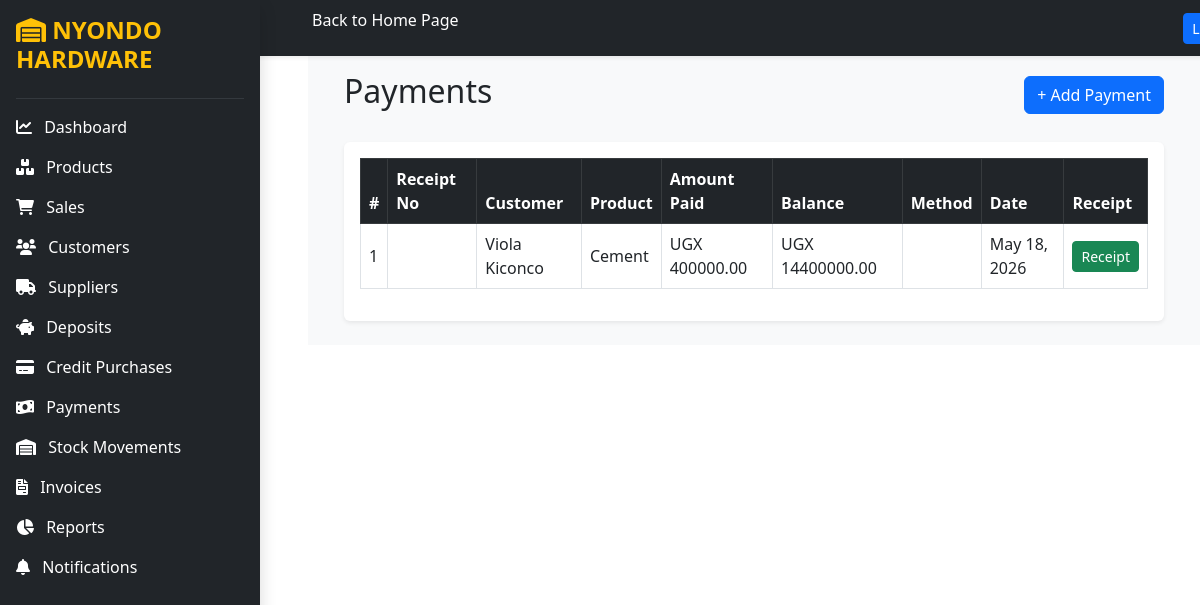
The page /payments/ on the database its author committed.
### core/models.py (models this page shows, shortened)
class Payment(models.Model):
    credit_purchase = models.ForeignKey(CreditPurchase,on_delete=models.CASCADE)
    amount_paid = models.DecimalField(max_digits=10,decimal_places=2,validators=[MinValueValidator(1)])
    payment_date = models.DateField(auto_now_add=True)
    balance_after_payment = models.DecimalField(max_digits=10,decimal_places=2,validators=[MinValueValidator(0)])

class CreditPurchase(models.Model):
    PAYMENT_STATUS = (
        ('Pending', 'Pending'),
        ('Paid', 'Paid'),
    )
    customer = models.ForeignKey(Customer,on_delete=models.CASCADE)
    product = models.ForeignKey(Product,on_delete=models.CASCADE)
    quantity = models.IntegerField(validators=[MinValueValidator(1)])
    price_per_item = models.DecimalField(max_digits=10,decimal_places=2,validators=[MinValueValidator(0)])
    total_amount = models.DecimalField(max_digits=10,decimal_places=2,validators=[MinValueValidator(0)])
    amount_paid = models.DecimalField(max_digits=10,decimal_places=2,validators=[MinValueValidator(0)])
    balance = models.DecimalField(max_digits=10,decimal_places=2,validators=[MinValueValidator(0)])
    payment_status = models.CharField(max_length=20,choices=PAYMENT_STATUS,default='Pending')
    date = models.DateField(auto_now_add=True)

class Customer(models.Model):
    full_name = models.CharField(max_length=200,validators=[MinLengthValidator(3)])
    nin = models.CharField(max_length=20,unique=True,validators=[MinLengthValidator(5),nin_validator])
    phone = models.CharField(max_length=15,unique=True,validators=[phone_validator])

class Product(models.Model):
    name = models.CharField(max_length=100,validators=[MinLengthValidator(2)])
    category = models.CharField(max_length=100,validators=[MinLengthValidator(2)])
    unit_cost = models.DecimalField(max_digits=10,decimal_places=2,validators=[MinValueValidator(0)])
    selling_price = models.DecimalField(max_digits=10,decimal_places=2,validators=[MinValueValidator(0)])
    stock_quantity = models.IntegerField(validators=[MinValueValidator(0)])

### core/views.py (the view)
# urls.py: path('payments/',views.payments,name='payments'),
def payments(request):
    payments = Payment.objects.all().order_by('-payment_date')
    context = {'payments': payments}
    return render(request,'payments.html',context)

### core/templates/payments.html
{% extends 'base.html' %} {% block content %}
<div class="container mt-5">
  <div class="d-flex justify-content-between align-items-center mb-4">
    <h2>Payments</h2>
    <a href="{% url 'add_payment' %}" class="btn btn-primary">+ Add Payment </a>
  </div>
  <div class="card shadow-sm border-0">
    <div class="card-body table-responsive">
      <table class="table table-bordered table-hover align-middle">
        <thead class="table-dark">
          <tr>
            <th>#</th>
            <th>Receipt No</th>
            <th>Customer</th>
            <th>Product</th>
            <th>Amount Paid</th>
            <th>Balance</th>
            <th>Method</th>
            <th>Date</th>
            <th>Receipt</th>
          </tr>
        </thead>
        <tbody>
          {% for payment in payments %}
          <tr>
            <td>{{ forloop.counter }}</td>
            <td>{{ payment.receipt_number }}</td>
            <td>{{ payment.credit_purchase.customer.full_name }}</td>
            <td>{{ payment.credit_purchase.product.name }}</td>
            <td>UGX {{ payment.amount_paid }}</td>
            <td>UGX {{ payment.balance_after_payment }}</td>
            <td>{{ payment.payment_method }}</td>
            <td>{{ payment.payment_date }}</td>
            <td>
              <a href="{% url 'payment_receipt' payment.id %}"class="btn btn-success btn-sm">Receipt</a>
            </td>
          </tr>
          {% empty %}
          <tr>
            <td colspan="9" class="text-center text-muted">No payments found</td>
          </tr>
          {% endfor %}
        </tbody>
      </table>
    </div>
  </div>
</div>
{% endblock %}

### rows shown on the page
Payment: credit_purchase.customer.full_name "Viola Kiconco", credit_purchase.product.name "Cement", amount_paid "400000.00", balance_after_payment "14400000.00", payment_date "May 18, 2026"
